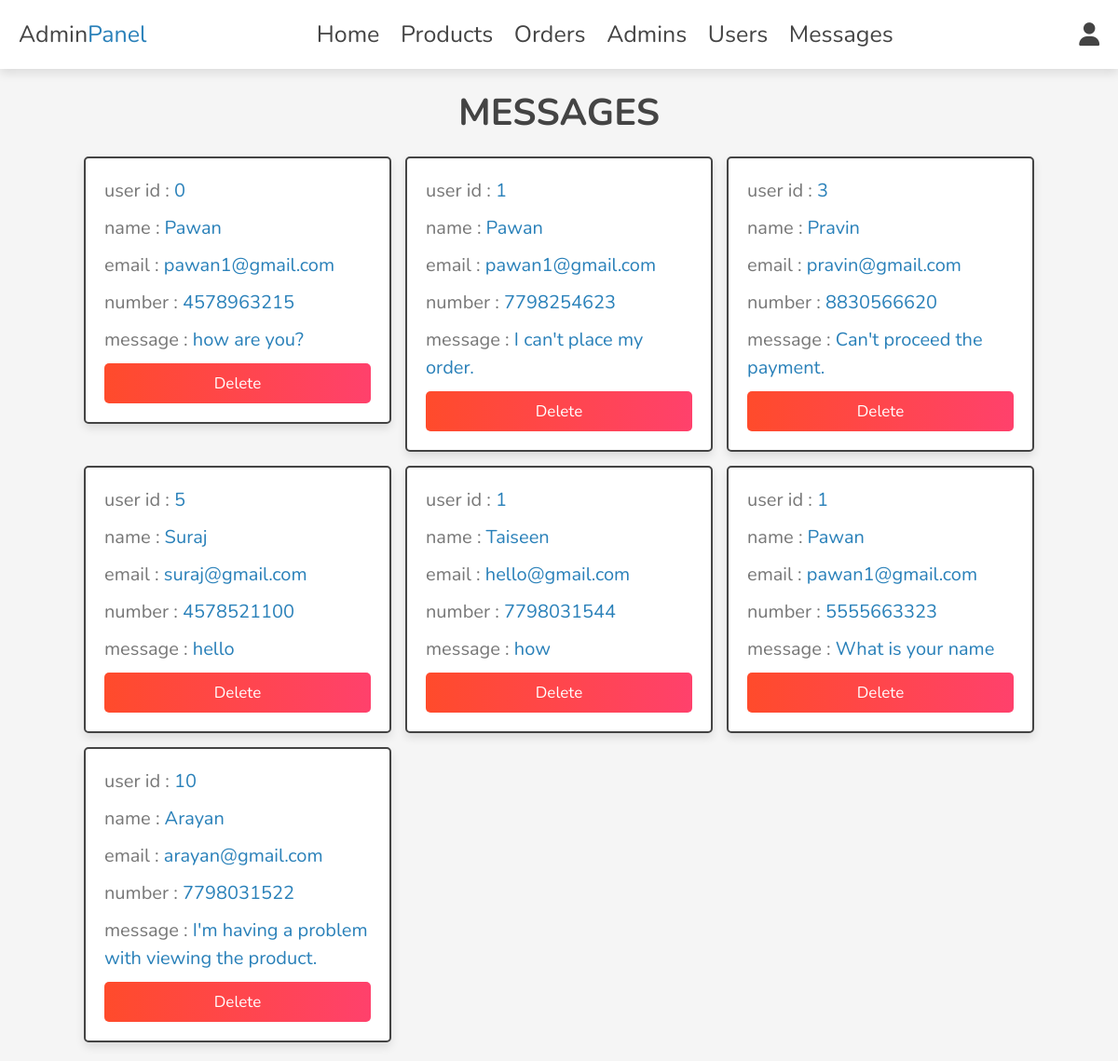
The page /admin/messages.php (signed in) on the database its author committed.
### tables this page shows
CREATE TABLE `messages` (
  `id` int(100) NOT NULL,
  `user_id` int(100) NOT NULL,
  `name` varchar(100) NOT NULL,
  `email` varchar(100) NOT NULL,
  `number` varchar(12) NOT NULL,
  `message` varchar(500) NOT NULL
);

### admin/messages.php (the view, shortened to what this page needs)
<?php
include '../components/connect.php';
?>
<!DOCTYPE html>
<html lang="en">
<head>
   <link rel="stylesheet" href="https://cdnjs.cloudflare.com/ajax/libs/font-awesome/6.1.1/css/all.min.css">
   <link rel="stylesheet" href="../css/admin_style.css">
</head>
<body>
<?php include '../components/admin_header.php'; ?>
<section class="contacts">
<h1 class="heading">messages</h1>
<div class="box-container">
   <?php
      $select_messages = $conn->prepare("SELECT * FROM `messages`");
      $select_messages->execute();
      if($select_messages->rowCount() > 0){
         while($fetch_message = $select_messages->fetch(PDO::FETCH_ASSOC)){
   ?>
   <div class="box">
   <p> user id : <span><?= $fetch_message['user_id']; ?></span></p>
   <p> name : <span><?= $fetch_message['name']; ?></span></p>
   <p> email : <span><?= $fetch_message['email']; ?></span></p>
   <p> number : <span><?= $fetch_message['number']; ?></span></p>
   <p> message : <span><?= $fetch_message['message']; ?></span></p>
   <a href="messages.php??delete=<?= $fetch_message['id']; ?>" onclick="return confirm('delete this message?');" class="delete-btn">delete</a>
   </div>
   <?php
         }
      }else{
         echo '<p class="empty">you have no messages</p>';
      }
   ?>
</div>
</section>
</body>
</html>

### css/admin_style.css (style rules this page uses)
:root { --main-color: #2980b9; --orange: #f39c12; --red: #e74c3c; --black: #444; --white: #fff; --light-color: #777; --light-bg: #f5f5f5; --border: 0.2rem solid var(--black); --box-shadow: 0 0.5rem 1rem rgba(0, 0, 0, 0.1); }
* { font-family: "Nunito", sans-serif; margin: 0; padding: 0; box-sizing: border-box; outline: none; border: none; text-decoration: none; }
html { font-size: 62.5%; overflow-x: hidden; }
body { background-color: var(--light-bg); }
section { padding: 2rem; max-width: 1200px; margin: 0 auto; }
.heading { font-size: 4rem; color: var(--black); margin-bottom: 2rem; text-align: center; text-transform: uppercase; }
.btn, .delete-btn, .option-btn { display: block; width: 100%; margin-top: 1rem; border-radius: 0.5rem; padding: 1rem 3rem; font-size: 1.7rem; text-transform: capitalize; color: var(--white); cursor: pointer; text-align: center; }
.delete-btn { background: linear-gradient(to left, #ff416c, #ff4b2b); }
.contacts .box-container { display: grid; grid-template-columns: repeat(auto-fit, 33rem); gap: 1.5rem; align-items: flex-start; justify-content: center; }
.contacts .box-container .box { padding: 2rem; padding-top: 1rem; border-radius: 0.5rem; border: var(--border); background-color: var(--white); box-shadow: var(--box-shadow); }
.contacts .box-container .box p { line-height: 1.5; font-size: 2rem; color: var(--light-color); margin: 1rem 0; }
.contacts .box-container .box p span { color: var(--main-color); }

### rows shown on the page
messages: user "0", name "Pawan", email "pawan1@gmail.com", number "4578963215", message "how are you?"
messages: user "1", name "Pawan", email "pawan1@gmail.com", number "7798254623", message "I can't place my order."
messages: user "3", name "Pravin", email "pravin@gmail.com", number "8830566620", message "Can't proceed the payment."
messages: user "5", name "Suraj", email "suraj@gmail.com", number "4578521100", message "hello"
messages: user "1", name "Taiseen", email "hello@gmail.com", number "7798031544", message "how"
messages: user "1", name "Pawan", email "pawan1@gmail.com", number "5555663323", message "What is your name"
messages: user "10", name "Arayan", email "arayan@gmail.com", number "7798031522", message "I'm having a problem with viewing the product."
